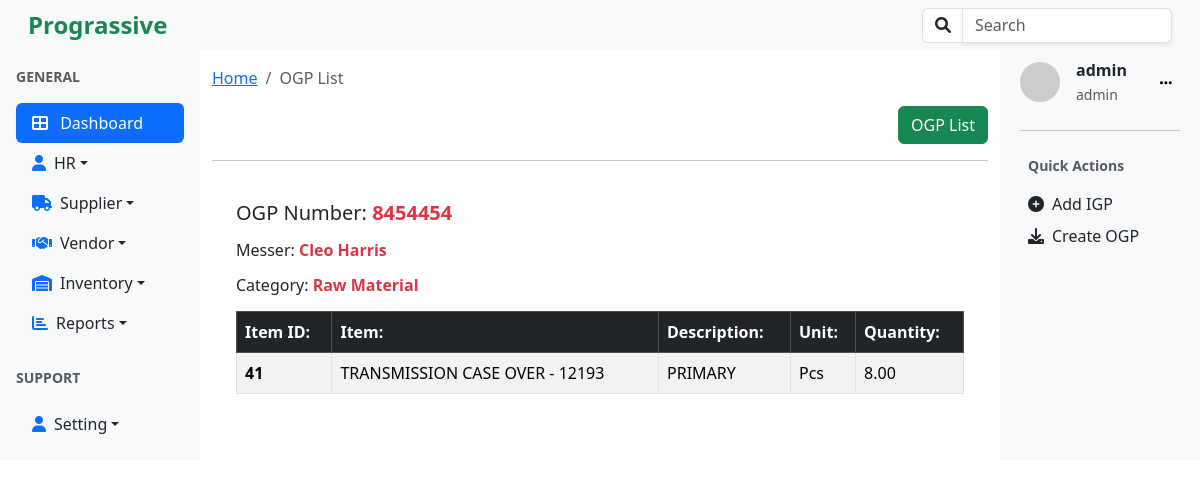
The app's page /ogp/ogp-items/8454454/ (signed in) with its own data.
### ogp/models.py (models this page shows, shortened)
class OGP(models.Model):
    ogp_number = models.CharField(max_length=20, unique=True)
    messer = models.ForeignKey(Vendor, on_delete=models.CASCADE)
    date = models.DateField(default=timezone.now)
    vehicle_number = models.CharField(max_length=20, blank=True, null=True)
    vehicle_type = models.CharField(max_length=50, blank=True, null=True)
    driver_name = models.CharField(max_length=50, blank=True, null=True)
    driver_contact = models.CharField(max_length=15, blank=True, null=True)
    category = models.ForeignKey(Category, on_delete=models.CASCADE)
    address = models.CharField(max_length=100, null=False, blank=False)
    created_by = models.ForeignKey(User, on_delete=models.CASCADE, null=True, blank=True)
    created_at = models.DateTimeField(auto_now_add=True, null=True, blank=True )
    updated_at = models.DateTimeField(auto_now=True, null=True, blank=True)

class OGPItem(models.Model):
    ogp = models.ForeignKey(OGP, on_delete=models.CASCADE, related_name="items")
    item = models.ForeignKey(Item, on_delete=models.CASCADE)
    description = models.TextField(blank=True, null=True)
    unit = models.ForeignKey(Unit, on_delete=models.CASCADE)
    quantity = models.DecimalField(max_digits=10, decimal_places=2)

### vendor/models.py (models this page shows, shortened)
class Vendor(models.Model):
    name=models.CharField(max_length=20, blank=False, unique=True)
    phone=models.CharField(max_length=15)
    address =models.CharField(max_length=100, blank=True, null=True)

### categories/models.py (models this page shows)
class Category(models.Model):
    name=models.CharField(max_length=30, null=False, blank=False, unique=True)
    description = models.TextField(null=True, blank=True)
    def __str__(self):
        return self.name

### items/models.py (models this page shows)
class Item(models.Model):
    name=models.CharField(max_length=50, blank=True, null=True)
    item_no = models.CharField(max_length=50, unique=True, db_index=True, default=0)
    description=models.TextField(blank=True, null=True)
    def __str__(self):
        return f"{self.name} - {self.item_no}"

### units/models.py (models this page shows)
class Unit(models.Model):
    name=models.CharField(max_length=50, null=False, blank=False, unique=True)
    description=models.TextField(null=True, blank=True)
    def __str__(self):
        return self.name

### accounts/models.py (models this page shows, shortened)
class User(AbstractUser):
    role = models.ForeignKey(Role, on_delete=models.SET_NULL, null=True, blank=True)

class Role(models.Model):
    ADMIN = 'admin'
    HR = 'hr'
    STAFF = 'staff'
    ROLE_CHOICES = [
        (ADMIN, 'Admin'),
        (HR, 'HR'),
        (STAFF, 'Staff'),
    ]
    name = models.CharField(max_length=50, choices=ROLE_CHOICES, default=STAFF)
    description = models.TextField(blank=True)
    def __str__(self):
        return self.name

### utils/decorators.py (the view, shortened to what this page needs)
        def _wrapped_view(request, *args, **kwargs):
            return view_func(request, *args, **kwargs)

### ogp/views.py (called while the page is built)
@login_required
@role_required('staff','hr','admin')
def ogp_item_list(request, ogp_number):
    try:
        selected_ogp = OGP.objects.get(ogp_number=ogp_number)
    except OGP.DoesNotExist:
        raise Http404('OGP Not Found!')
    ogp_items = OGPItem.objects.filter(ogp__ogp_number=selected_ogp.ogp_number)
    context = {
        'ogp_number':selected_ogp.ogp_number,
        'messer_name':selected_ogp.messer.name,
        'category':selected_ogp.category,
        'ogp_items':ogp_items,
    }
    return render(request, 'ogp_items_list.html',context)

### ogp/templates/ogp_items_list.html
{% extends 'base.html' %}
{% block content %}
<nav aria-label="breadcrumb" class="my-3">
  <ol class="breadcrumb">
    <li class="breadcrumb-item"><a href="#">Home</a></li>
    <li class="breadcrumb-item active" aria-current="page">OGP List</li>
  </ol>
</nav>
<div class="d-flex justify-content-end align-items-center mb-3">
  <a href="{% url 'ogp_list' %}" class="btn btn-success">OGP List</a>
</div>
<hr />
<div class="table-responsive p-4">
    <h5 class="mb-3">OGP Number:<strong class="text-danger  mb-3"> {{ ogp_number }}</strong></h5>
    <h6 class="mb-3">Messer: <strong class="text-danger mb-3">{{ messer_name }}</strong></h6>
    <h6 class="mb-3">Category: <strong class="text-danger mb-3">{{ category }}</strong></h6>
    <table class="table table-bordered table-striped table-hover">
        <thead class="table-dark">
            <tr>
                <th scope="col">Item ID:</th>
                <th scope="col">Item:</th>
                <th scope="col">Description:</th>
                <th scope="col">Unit:</th>
                <th scope="col">Quantity:</th>
            </tr>
        </thead>
        <tbody>
            {% for ogpitem in ogp_items %}
            <tr>
                <th>{{ ogpitem.id }}</th>
                <td>{{ ogpitem.item }}</td>
                <td>{{ ogpitem.description }}</td>
                <td>{{ ogpitem.unit }}</td>
                <td>{{ ogpitem.quantity }}</td>
            </tr>
            {% endfor %}
        </tbody>
    </table>
</div>
{% endblock %}

### templates/right_sidebar.html (shortened to what this page needs)
<div class=" bg-light p-2">
  <div class="d-flex align-items-center mb-4 ml-2">
    <img
      src="https://ui-avatars.com/api/?name={{user.username}}"
      alt="User Avatar"
      class="rounded-circle me-3"
      width="40"
    />
    <div>
      <p class="mb-0 fw-bold">{{user.username}}</p>
      <small class="text-muted">{{user.role}}</small>
    </div>
    <div class="dropdown ms-auto">
    <button class="btn btn-light btn-sm ms-auto "  id="dropdownMenuButton" data-bs-toggle="dropdown" aria-expanded="false" style="box-shadow: none; border:1px;">
      <i class="fa fa-ellipsis-h"></i>
    </button>
</div>
  </div>
  <hr />
  <div class="mb-4 p-2">
    <p class="text-muted small fw-bold">Quick Actions</p>
    <ul class="list-unstyled">
      <li class="mb-2">
        <a href="{% url 'create_igp'%}" class="d-flex align-items-center text-dark text-decoration-none">
          <i class="fa fa-plus-circle me-2"></i> Add IGP
        </a>
      </li>
      <li>
        <a href="#" class="d-flex align-items-center text-dark text-decoration-none">
          <i class="fa fa-download me-2"></i> Create OGP
        </a>
      </li>
    </ul>
  </div>
</div>

### records on screen
OGP: ogp_number "8454454"
Vendor: name "Cleo Harris"
Category: name "Raw Material"
OGPItem: id "41", item "TRANSMISSION CASE OVER - 12193", description "PRIMARY", unit "Pcs", quantity "8.00"
User: username "admin", role "admin"
